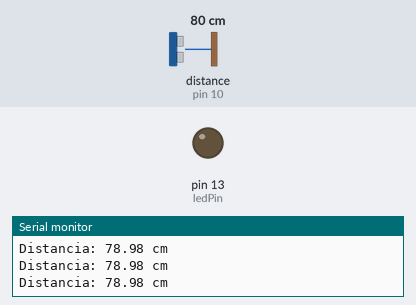
Recording of a sketch running on a simulated Arduino Nano, built with avr-gcc and run on an emulated ATmega328P. Parts: output pins drawn as LEDs (lit = HIGH), the last lines printed to the serial monitor. Wiring (inferred from the names in the program): ultrasonic range finder: trigger pin 9; echo pin 10. The inputs (shaded band) are chosen by the test bench; at power-on: distance to the obstacle (sensor on pin 10) 80 cm. The echo pulse lasts 58.3 µs per cm; pins used as bus, display or sensor lines are not drawn.

Above: at 1.3 s.
1.4 s: distance to the obstacle (sensor on pin 10) set to 12 cm
2.9 s: distance to the obstacle (sensor on pin 10) set to 9 cm
At 3.7 s:
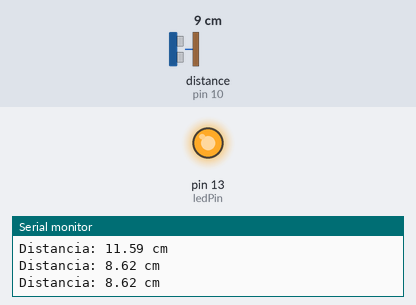
4.5 s: distance to the obstacle (sensor on pin 10) set to 18 cm
At 5.0 s:
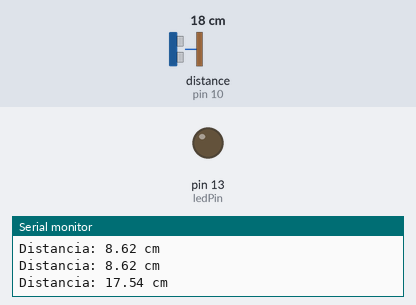
6.0 s: distance to the obstacle (sensor on pin 10) set to 2 cm
At 6.3 s:
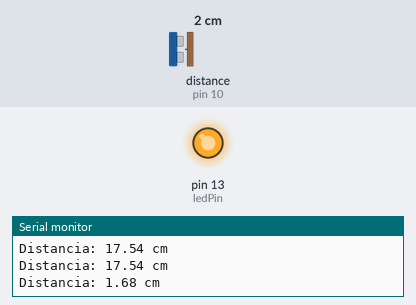
Timing chart, 0 to 8.5 s (numbered marks = the images above; inputs shaded):
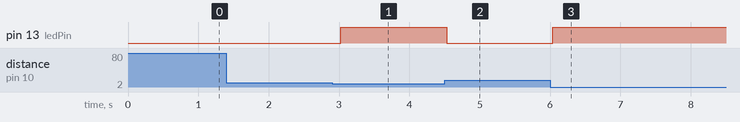

The sketch:

sensorDistancia_arduinoNano.ino
```cpp
// Definição dos pinos
const int trigPin = 9;  // Pino TRIG do HC-SR04
const int echoPin = 10; // Pino ECHO do HC-SR04
const int ledPin = 13;  // LED embutido no Arduino Nano

// Variáveis
long duracao;
float distancia;

void setup() {
  // Inicializa a comunicação serial
  Serial.begin(9600);

  // Configura os pinos
  pinMode(trigPin, OUTPUT);
  pinMode(echoPin, INPUT);
  pinMode(ledPin, OUTPUT); // Configura o pino do LED como saída
}

void loop() {
  // Limpa o pino TRIG
  digitalWrite(trigPin, LOW);
  delayMicroseconds(2);

  // Envia um pulso de 10µs no pino TRIG
  digitalWrite(trigPin, HIGH);
  delayMicroseconds(10);
  digitalWrite(trigPin, LOW);

  // Lê o tempo de retorno no pino ECHO
  duracao = pulseIn(echoPin, HIGH);

  // Calcula a distância (em cm)
  distancia = (duracao * 0.034) / 2;

  // Exibe a distância no Monitor Serial
  Serial.print("Distancia: ");
  Serial.print(distancia);
  Serial.println(" cm");

  // Controla o LED: acende se distância < 10 cm, apaga caso contrário
  if (distancia < 10.0 && distancia > 0) {
    digitalWrite(ledPin, HIGH); // Acende o LED
  } else {
    digitalWrite(ledPin, LOW);  // Apaga o LED
  }

  // Aguarda antes de nova leitura
  delay(500);
}
```

Measured:
- the behaviour switches between 11 and 10 cm on distance to the obstacle (sensor on pin 10) (found by bisection; images 0 and 1)
- after the input at 2.9 s, pin 13 (ledPin): LOW → HIGH after 0.12 s
- after the input at 4.5 s, pin 13 (ledPin): HIGH → LOW at once
- after the input at 6.0 s, pin 13 (ledPin): LOW → HIGH at once
